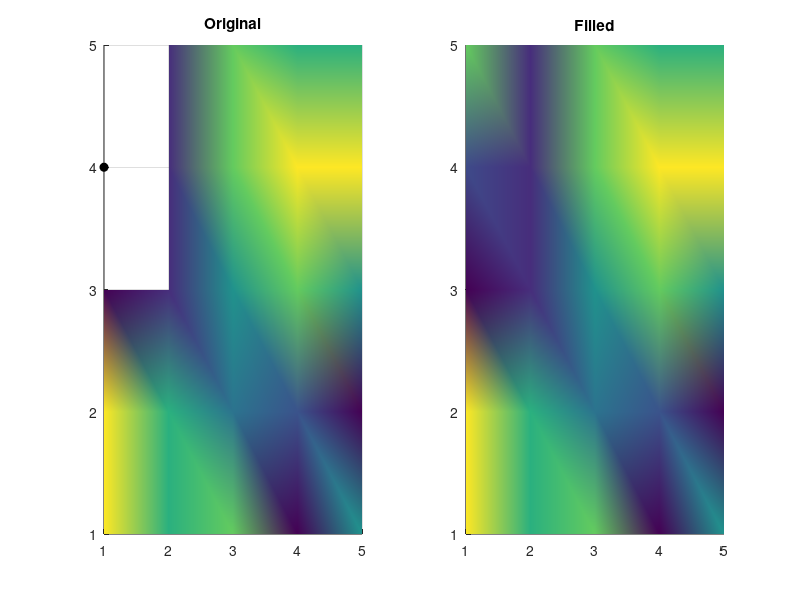

The MATLAB source for this figure:
function zout = gridfill(z)

% gridfill -- Simple grid-filling of NaNs.
%  gridfill(z) fills in the NaN values of
%   z with the mean of surrounding values,
%   working iteratively until all the
%   voids are filled.
%  gridfill(N) demonstrates itself with
%   an N-by-N grid, with about 10% NaNs
%   (default N = 5).
 
% Copyright (C) 2001 Dr. Charles R. Denham, ZYDECO.
%  All Rights Reserved.
%   Disclosure without explicit written consent from the
%    copyright owner does not constitute publication.
 
% Version of 17-Oct-2001 15:57:19.
% Updated    17-Oct-2001 15:57:19.

if nargin < 1
	help(mfilename)
	z = 5;
end

if ischar(z), z = eval(z); end

if length(z) == 1
	n = z;
	z = floor(rand(n, n)*10);
	z(z == 0) = NaN;
	zo = feval(mfilename, z);
	subplot(1, 2, 1)
	surf(z), shading interp
	set(gca, 'XLim', [1 n], 'YLim', [1 n])
	title('Original'), view(2)
	[j, i] = find(isnan(z));   % Mark the NaNs.
	hold on
	plot(i, j, 'ko', 'MarkerFaceColor', [0 0 0]);
	hold off
	clim = get(gca, 'CLim');
	subplot(1, 2, 2)
	surf(zo), shading interp
	set(gca, 'XLim', [1 n], 'YLim', [1 n])
	title('Filled'), view(2)
	set(gca, 'CLim', clim)
	if n < 11, z, zo, end
	figure(gcf)
	return
end

[m, n] = size(z);
ztemp = zeros(m+2, n+2) + NaN;

% The following can be vectorized.

while any(any(isnan(z)))
	ztemp(2:end-1, 2:end-1) = z;
	[m, n] = size(ztemp);
	for j = 2:n-1
		if any(isnan(ztemp(2:end-1, j)))
			for i = 2:m-1
				if isnan(ztemp(i, j))
					w = ztemp(i-1:i+1, j-1:j+1);   % Neighbors.
					f = find(~isnan(w));
					if any(f)
						z(i-1, j-1) = mean(w(f));   % Note z, not ztemp.
					end
				end
			end
		end
	end
end

zout = z;
